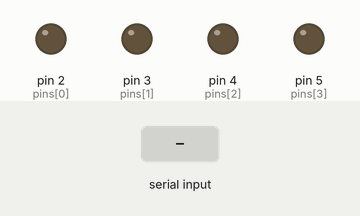
Simulated run of this sketch. Board: Arduino Uno, built with avr-gcc and run on an emulated ATmega328P. Shown: output pins drawn as LEDs (lit = HIGH). The inputs (shaded band) are chosen by the test bench. What the sketch prints to the serial monitor is not drawn.

Above: at 1.2 s.
1.3 s: "90,45\n" received over Serial
At 2.2 s:
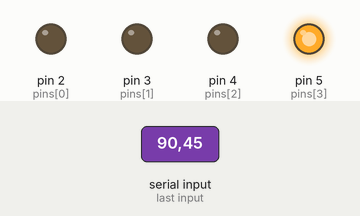
2.9 s: "30,150\n" received over Serial
At 4.2 s:
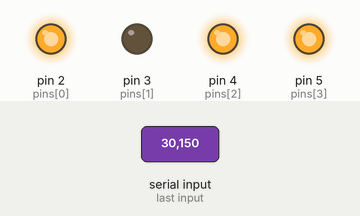
4.5 s: "200\n" received over Serial
At 5.5 s:
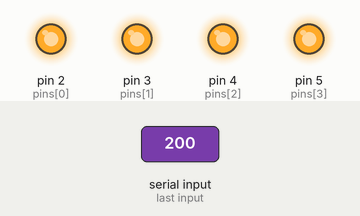
6.0 s: "30,150\n" received over Serial
At 6.6 s:
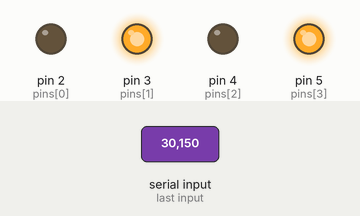
7.6 s: "90,45\n" received over Serial
At 8.1 s:
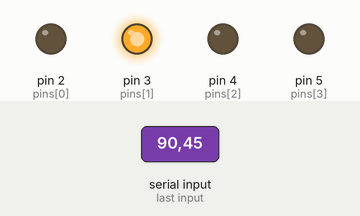
Timing chart, 0 to 10.2 s (numbered marks = the images above; inputs shaded):
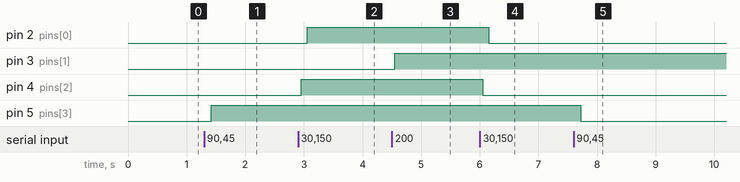

Measured:
- after the input at 1.3 s, pin 5 (pins[3]): LOW → HIGH after 0.12 s
- after the input at 2.9 s, pin 2 (pins[0]): LOW → HIGH after 0.16 s; pin 4 (pins[2]): LOW → HIGH after 0.05 s
- after the input at 4.5 s, pin 3 (pins[1]): LOW → HIGH after 0.05 s
- after the input at 6.0 s, pin 2 (pins[0]): HIGH → LOW after 0.15 s; pin 4 (pins[2]): HIGH → LOW after 0.05 s
- after the input at 7.6 s, pin 5 (pins[3]): HIGH → LOW after 0.12 s

The sketch:

sketch_oct05e.ino
```cpp
int pins[] = {2,3,4,5};
int pins2[] = {0,0,0,0};
int state = -1;
void setup() {
  Serial.begin(9600);
  for(int i=0;i<4;i++)
  {
    pinMode(pins[i],OUTPUT);
    digitalWrite(pins[i],LOW);
  }
}
//1넣으면 불들어오고 1누르면 불꺼지고
void loop() {
  if(Serial.available())
  {
    char data = Serial.read(); //scanf임
    Serial.println(String("You entered \'") + data +'\'');

    if(data >= '1' && data <='4')//char 아스키코드로 해석해서 인트로받는 존나귀찮은 짓
    {
      state = data - '0' -1;  //1들어면 state 0이 저장이 된다.
      Serial.print("LED");
      Serial.print(state+1);
      Serial.println("** Invalid LED number ...");
      if(pins2[state] == 0)
      {
        digitalWrite(pins[state],HIGH);
        pins2[state]=1;
        Serial.println("1");
      }
      else
      {
        digitalWrite(pins[state],LOW);
        pins2[state]=0;
        Serial.println("2");
      }
    }
  }
    Serial.println("끝");
}
```
